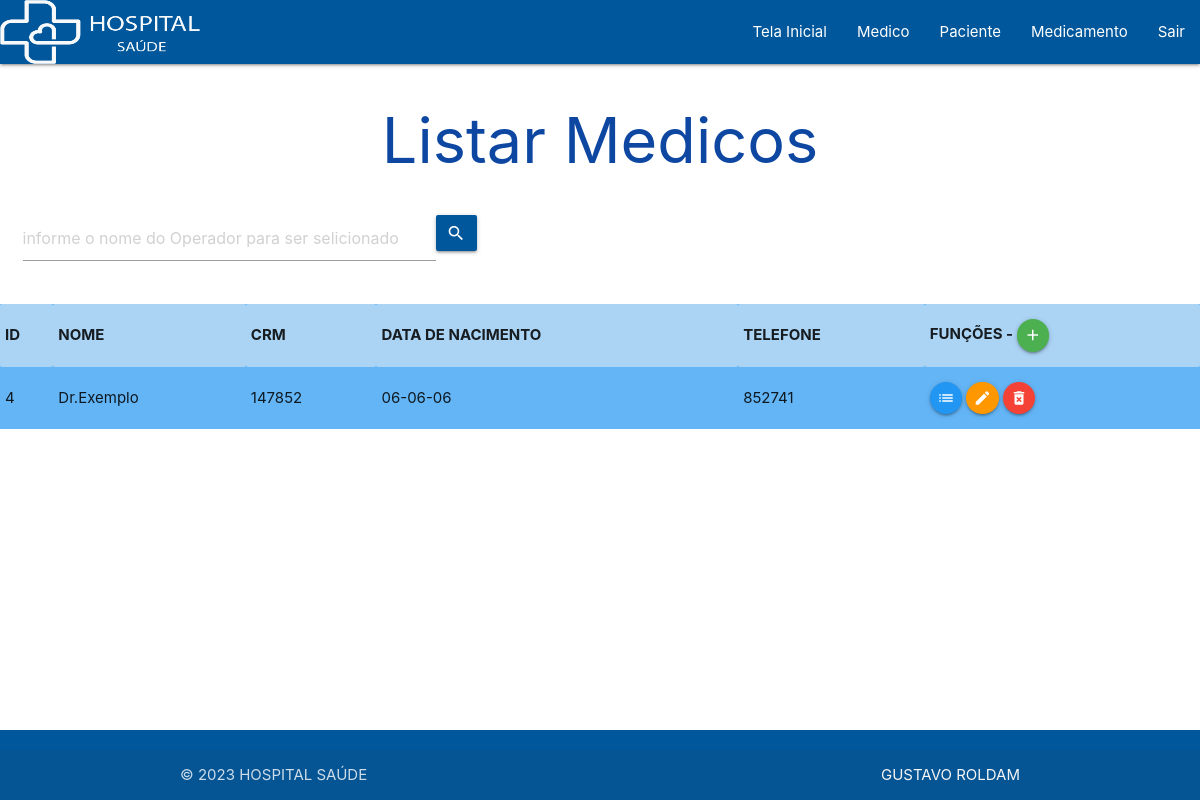
The app's page /VIEW/Medico/lstMedico.php?busca=Dr.Exemplo (signed in) with its own data.
### tables this page shows
CREATE TABLE `medico` (
  `id` int(11) NOT NULL,
  `nome` varchar(35) NOT NULL,
  `crm` int(11) NOT NULL,
  `nacimento` date NOT NULL,
  `telefone` int(11) NOT NULL
);

### DAL/dalMedico.php (called while the page is built, shortened)
<?php
include_once 'C:\xampp\htdocs\hospital\MODEL\medico.php';
class dalMedico
{
    public function SelectNome(string $nome)
    {
        $sql = "select * from medico WHERE nome like '%" . $nome . "%' order by nome;";
        $pdo = Conexao::conectar();
        $result = $pdo->query($sql);
        $lstMedico = null;
        foreach ($result as $linha) {
            $medico = new \MODEL\Medico();
            $medico->setId($linha['id']);
            $medico->setNome($linha['nome']);
            $medico->setCrm($linha['crm']);
            $data = date_create($linha['nacimento']);
            $medico->setNacimento(date_format($data, 'd-m-y'));
            $medico->setTelefone($linha['telefone']);
            $lstMedico[] = $medico;
        }
        return $lstMedico;
    }
}

### BLL/bllMedico.php (called while the page is built, shortened)
<?php
    include_once '../../DAL/dalMedico.php';
    class bllMedico{
        public function SelectNome(string $nome){
            $dalMedico = new dalMedico();
            return $dalMedico->SelectNome($nome);
        }
    }
?>

### MODEL/medico.php (called while the page is built, shortened)
<?php
    class Medico{
        private ?int $id;
        private ?string $nome;
        private ?int $crm;
        private ?string $nacimento;
        private ?int $telefone;
        public function getId(){
            return $this->id;
        }
        public function setId(int $id){
            $this->id = $id;
        }
        public function getNome(){
            return $this->nome;
        }
        public function setNome(string $nome){
            $this->nome = $nome;
        }
        public function getCrm(){
            return $this->crm;
        }
        public function setCrm(int $crm){
            $this->crm = $crm;
        }
        public function getNacimento(){
            return $this->nacimento;
        }
        public function setNacimento(string $nacimento){
            $this->nacimento = $nacimento;
        }
        public function getTelefone(){
            return $this->telefone;
        }
        public function setTelefone(int $telefone){
            $this->telefone = $telefone;
        }
    }
?>

### VIEW/Medico/lstMedico.php (the view, shortened to what this page needs)
<?php
    include_once 'C:\xampp\htdocs\hospital\BLL\bllMedico.php';
    if (isset($_GET['busca'])){
        $busca = $_GET['busca'];
    }else{
        $busca = null;
    }
    $bll = new \BLL\bllMedico();
    if ($busca == null){
        $lstMedico = $bll->Select();
    }else{
        $lstMedico = $bll->SelectNome($busca);
    }
?>
<!DOCTYPE html>
<html lang="pt-br">
<head>
    <link rel="stylesheet" href="https://cdnjs.cloudflare.com/ajax/libs/materialize/1.0.0/css/materialize.min.css">
    <link rel="stylesheet" href="https://cdnjs.cloudflare.com/ajax/libs/materialize/1.0.0/css/materialize.min.css">
</head>
<body>
    <?php
    include_once '../menu.php';
    ?>
    <h1 class="titulo">Listar Medicos</h1>
    <div class="row ">
        <div class="input-field">
            <form action="../Medico/lstMedico.php" method="GET" id="frmBuscaOperador" class="col s8">
                <div class="input-field col s8">
                    <input type="text" placeholder="informe o nome do Operador para ser selicionado" class="form-control col s10" id="txtBusca" name="busca">
                    <button class="btn waves-effect light-blue darken-4 col m1" type="submit" name="action">
                        <i class="material-icons right">search</i></button>
                </div>
            </form>
        </div>
    </div>
    <table class="striped blue lighten-2">
        <tr>
            <th>ID</th>
            <th>NOME</th>
            <th>CRM</th>
            <th>DATA DE NACIMENTO</th>
            <th>TELEFONE</th>
            <th>FUNÇÕES -
                <a class="btn-floating btn-small waves-effect waves-light green" onclick="JavaScript:location.href='inserirMedico.php'">
                    <i class="material-icons">add</i>
                </a>
            </th>
        </tr>
        <?php
        foreach ($lstMedico as $medico) {
        ?>
            <tr>
                <td><?php echo $medico->getId(); ?></td>
                <td><?php echo $medico->getNome(); ?></td>
                <td><?php echo $medico->getCrm(); ?></td>
                <td><?php echo $medico->getNacimento(); ?></td>
                <td><?php echo $medico->getTelefone(); ?></td>
                <td> <a class="btn-floating btn-small waves-effect waves-light blue" onclick="JavaScript:location.href='detalheMedico.php?id=' +
                     <?php echo $medico->getId(); ?>">
                        <i class="material-icons">list</i>
                    </a>
                    <a class="btn-floating btn-small waves-effect waves-light orange" onclick="JavaScript:location.href='editarMedico.php?id=' +
                     <?php echo $medico->getId(); ?>">
                        <i class="material-icons">edit</i>
                    </a>
                    <a class="btn-floating btn-small waves-effect waves-light red" type="button"
                        onclick="JavaScript:remover( <?php echo $medico->getId();?> , '<?php echo $medico->getNome();?>' );"> <i class="material-icons">delete_forever</i>
                    </a>
                </td>
            </tr>
        <?php
        }
        ?>
    </table>
    <?php
    include_once '../footer.php';
    ?>
</body>
</html>

### VIEW/Medico/lstMedico.php (style rules this page uses)
.titulo { display: flex; justify-content: center; align-items: center; color: #0d47a1; }

### records on screen
medico: id "4", nome "Dr.Exemplo", crm "147852", Nacimento "06-06-06", telefone "852741"
